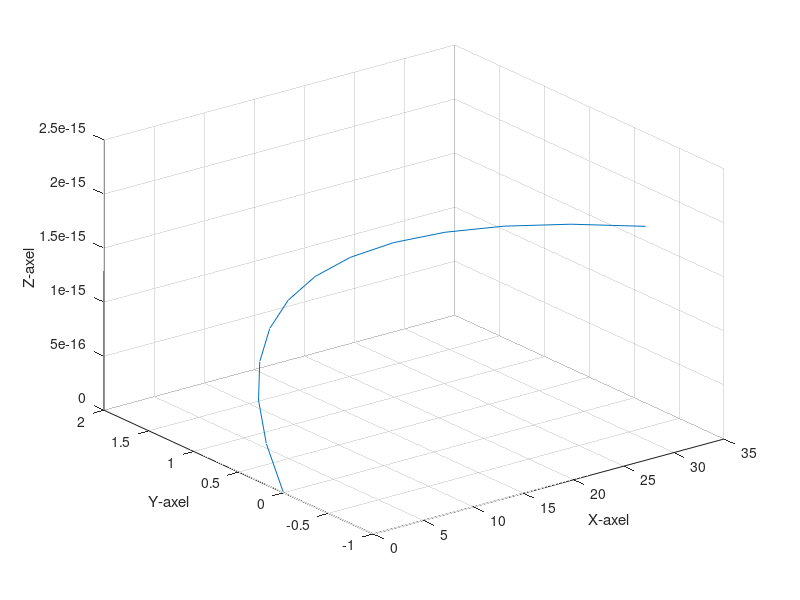

Source code (MATLAB):

clear;
clc;

dt=0.1;
t=0:dt:6.5;

p=1;
A=0.038;
a=0.11;
Cs=0.5;
Cd=0.2;
w=0;
Vb=30;
Cl=(Cs*w*a)/Vb;
wx=0;
wy=1;
wz=0;
W = [wx; wy; wz];

offset=pi/2;
theta=offset-(0^pi)/180;
phi=offset-(10*pi)/180;
m=0.45;
g=9.82;

Vx(1)=Vb*sin(phi)*sin(theta);
Vy(1)=Vb*cos(phi);
Vz(1)=Vb*sin(phi)*cos(theta);

K=(p*Cd*A)/2;
Fd=K*Vb^2;

%K1=(Cs*p*A*a*w)/2;
%Fl=K1*Vb;

V = [Vx; Vy; Vz];
x(1)=0;
y(1)=0;
z(1)=0;

for i=2:100
    
    Kl=(Cl*p*A*(V(1)^2+V(2)^2+V(3)^2))/(2*norm(cross(W,V)));
    
    Ax=(-K*abs(Vx(i-1)+Vy(i-1)+Vz(i-1))*Vx(i-1)-Kl*(W(2)*Vz(i-1)-W(3)*Vy(i-1)))/m;
    Ay=(-m*g-K*abs(Vx(i-1)+Vy(i-1)+Vz(i-1))*Vy(i-1)-Kl*(W(3)*Vx(i-1)-W(1)*Vz(i-1)))/m;
    Az=(-K*abs(Vx(i-1)+Vy(i-1)+Vz(i-1))*Vz(i-1)-Kl*(W(1)*Vy(i-1)-W(2)*Vx(i-1)))/m;
    
    Vx(i)=Vx(i-1)+Ax*dt;
    Vy(i)=Vy(i-1)+Ay*dt;
    Vz(i)=Vz(i-1)+Az*dt;
    
    x(i)=x(i-1)+Vx(i-1)*dt;
    y(i)=y(i-1)+Vy(i-1)*dt;
    z(i)=z(i-1)+Vz(i-1)*dt;
    
    if(y(i) < 0) 
        break; 
    end
    
    V=[Vx(i); Vy(i); Vz(i)];
end


plot3(x,y,z);
%plot(zz);
xlabel('X-axel');
ylabel('Y-axel');
zlabel('Z-axel');
%ylim([0 100]);
%xlim([0 50]);
%zlim([0 50]);
grid on;